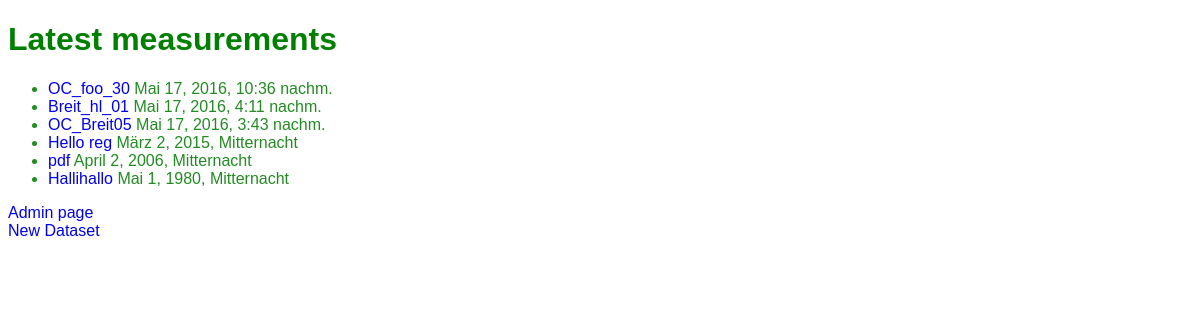
Before: / with the older database file.
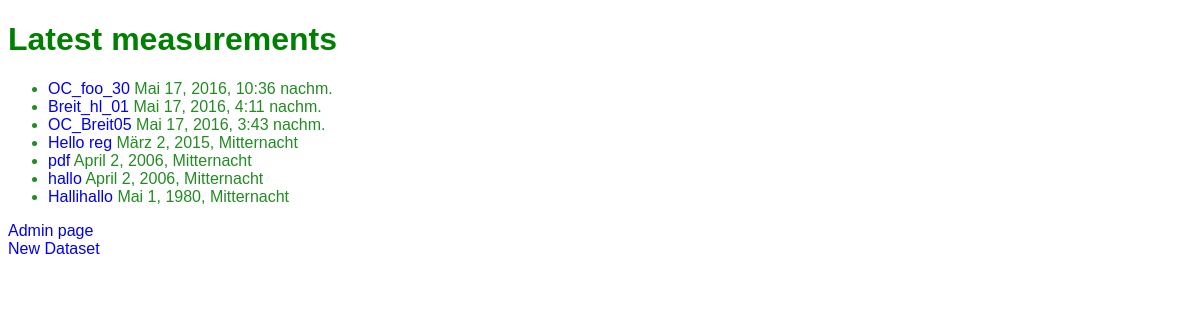
After: the same page with the newer database file.
### stdb/models.py (models this page shows, shortened)
class Dataset(models.Model):
    name = models.CharField(max_length=200)
    flask_name = models.CharField(max_length=200)
    formula = models.CharField(max_length=200)
    machine = models.CharField(max_length=200)
    operator = models.CharField(max_length=200, verbose_name='Who measured the structure?')
    measure_date = models.DateTimeField(verbose_name='date measured')
    received = models.DateField(verbose_name='date received', blank=True, null=True)
    output = models.DateField(verbose_name='date outgoing', blank=True, null=True)
    crystal_size_x = models.FloatField(max_length=4, default=0, blank=True,
                                       validators = [MinValueValidator(0), MaxValueValidator(500)])
    crystal_size_y = models.FloatField(max_length=4, default=0, blank=True,
                                       validators=[MinValueValidator(0), MaxValueValidator(500)])
    crystal_size_z = models.FloatField(max_length=4, default=0, blank=True,
                                       validators=[MinValueValidator(0), MaxValueValidator(500)])
    customer = models.CharField(max_length=100, blank=True)
    is_publishable = models.BooleanField(default=False)
    comment = models.TextField(max_length=2000, blank=True)
    cell_a = models.FloatField(max_length=8, default=0, verbose_name='a', validators = [MinValueValidator(0), MaxValueValidator(500)])
    cell_b = models.FloatField(max_length=8, default=0, verbose_name='b', validators=[MinValueValidator(0), MaxValueValidator(500)])
    cell_c = models.FloatField(max_length=8, default=0, verbose_name='c', validators=[MinValueValidator(0), MaxValueValidator(500)])
    alpha = models.FloatField(max_length=8, default=0, validators = [MinValueValidator(0), MaxValueValidator(180)])
    beta = models.FloatField(max_length=8, default=0, validators = [MinValueValidator(0), MaxValueValidator(180)])
    gamma = models.FloatField(max_length=8, default=0, validators = [MinValueValidator(0), MaxValueValidator(180)])
    R1_all = models.FloatField(max_length=5, default=0,
                               validators = [MinValueValidator(0), MaxValueValidator(1)], blank=True)
    wR2_all = models.FloatField(max_length=5, default=0,
                                validators = [MinValueValidator(0), MaxValueValidator(1)], blank=True)
    R1_2s = models.FloatField(max_length=5, default=0,
                              validators = [MinValueValidator(0), MaxValueValidator(1)], blank=True)
    wR2_2s = models.FloatField(max_length=5, default=0,
                               validators = [MinValueValidator(0), MaxValueValidator(1)], blank=True)
    density = models.FloatField(max_length=5, verbose_name='density (calc)', blank=True, null=True)
    mu = models.FloatField(max_length=5, verbose_name='absorption [mm-1]', blank=True, null=True)
    formular_weight = models.FloatField(max_length=8, verbose_name='Formular weight', blank=True, null=True)
    colour = models.CharField(max_length=20, blank=True)
    shape = models.CharField(max_length=20, blank=True)
    temperature = models.FloatField(max_length=5, verbose_name='Temperature [K]', blank=True, default=0, null=True)
    crystal_system = models.CharField(max_length=15, blank=True)
    space_group = models.CharField(max_length=15, blank=True)
    volume = models.FloatField(max_length=5, blank=True, null=True)
    Z = models.IntegerField(blank=True, null=True)
    wavelength = models.FloatField(max_length=10, blank=True, null=True)
    radiation_type = models.CharField(max_length=18, blank=True)
    theta_min = models.FloatField(max_length=10, blank=True, null=True)
    theta_max = models.FloatField(max_length=10, blank=True, null=True)
    measured_refl = models.FloatField(max_length=10, blank=True, null=True)
    indep_refl = models.FloatField(max_length=20, blank=True, null=True)
    refl_used = models.FloatField(max_length=15, blank=True, null=True)
    r_int = models.FloatField(max_length=10, blank=True, null=True)
    parameters = models.FloatField(max_length=10, blank=True, null=True)
    restraints = models.FloatField(max_length=10, blank=True, null=True)
    peak = models.FloatField(max_length=10, blank=True, null=True)
    hole = models.FloatField(max_length=10, blank=True, null=True)
    goof = models.FloatField(max_length=10, blank=True, null=True)
    cell_a.short_description = 'Unit Cell Parameter a'
    cell_b.short_description = 'Unit Cell Parameter b'
    cell_c.short_description = 'Unit Cell Parameter c'
    alpha.short_description = 'Unit Cell Parameter alpha'
    beta.short_description = 'Unit Cell Parameter beta'
    gamma.short_description = 'Unit Cell Parameter gamma'
    Z.empty_value_display = '?'
    def get_absolute_url(self):
        return reverse('stdb:detail', kwargs={'pk': self.id})
    def was_measured_recently(self):
        now = timezone.now()
        return now - datetime.timedelta(days=7) <= self.measure_date <= now
    is_publishable.short_description = 'publishable?'
    is_publishable.boolean = True
    was_measured_recently.admin_order_field = 'measure_date'
    was_measured_recently.boolean = True
    was_measured_recently.short_description = 'Measured recently?'
    def publishable(self):
        if self.is_publishable:
            return True
        else:
            return False

### stdb/views.py (the view)
# urls.py: url(r'^$', views.index_view, name='index'),
def index_view(request):
    list_of_measurements = Dataset.objects.filter(measure_date__lte=timezone.now()).order_by('-measure_date')#[:5]
    context = {
        'latest_measurement_list': list_of_measurements
    }
    return render(request, 'data_list.html', context)

### stdb/templates/data_list.html
{% extends "base.html" %}
{% block content %}
    {% block title %}
        <h1>Latest measurements</h1>
    {% endblock %}
    <ul>
    {% for dataset in latest_measurement_list %}
        <li><a href="{{ dataset.get_absolute_url }}">{{ dataset.name }}</a> {{ dataset.measure_date }}</li>
    {% endfor %}
    </ul>
    <a href="{% url 'admin:index' %}">Admin page</a>
    <br>
    <a href="{% url 'stdb:new' %}">New Dataset</a>
{% endblock content %}

Changed rows visible on the page:
added Dataset: name "hallo", measure_date "April 2, 2006, Mitternacht"
